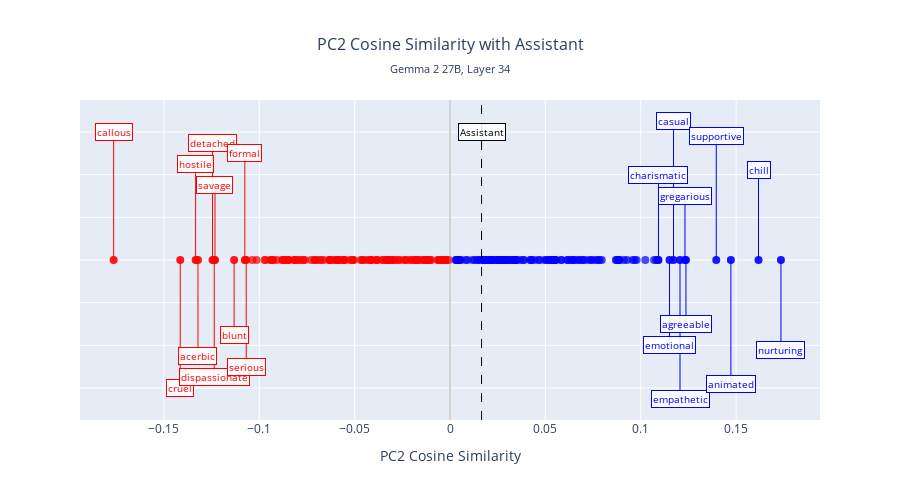
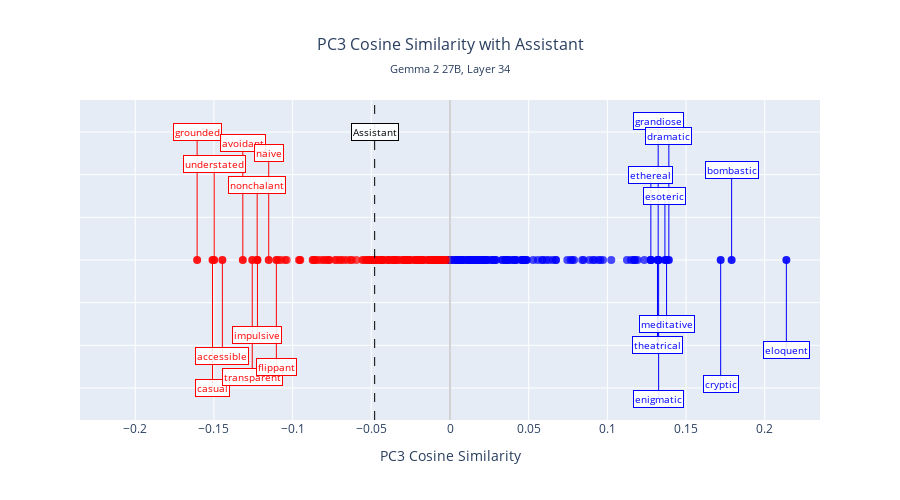
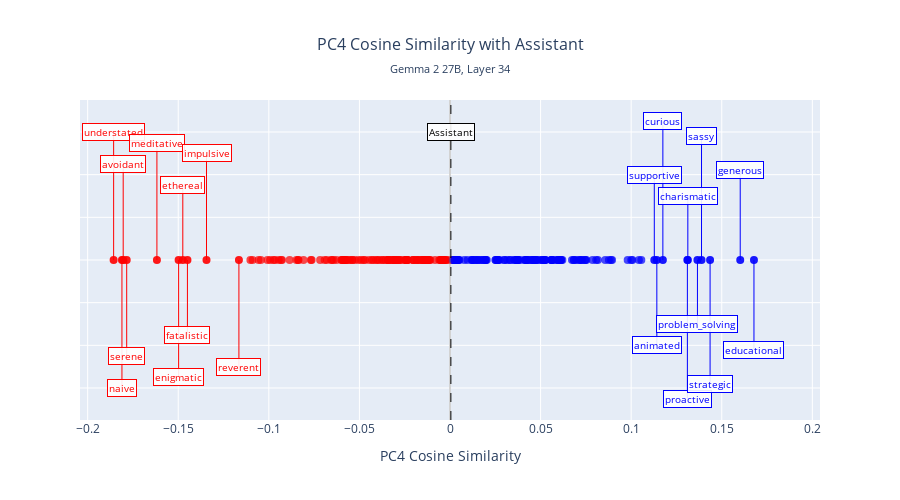
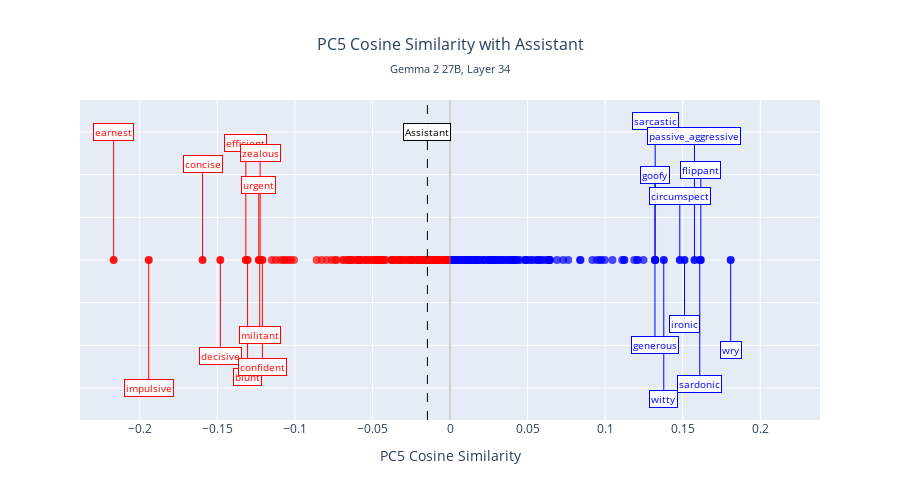

Here is the notebook cell these charts were saved with, in order:
### Code cell
for i in range(1, 10):
    component = i
    fig_neg50_with_mean = plot_pca_cosine_similarity_with_mean(
        pca_transformed=pca_transformed_neg50,
        trait_labels=filtered_pos_neg_50_traits,
        mean_projected=mean_projected_neg50,
        pc_component=component,
        layer=layer,
        color_threshold=0.0
    )
    fig_neg50_with_mean.show()
    fig_neg50_with_mean.write_html(f"./results/pca_240/pc{component+1}_assistant.html")

### Figure 1 — Plotly figure (JSON) as saved in the notebook; plotly's stock layout.template omitted (floating-point values rounded to 4 significant figures; data arrays with more than 128 entries replaced by an {"elided": "..."} marker saying what was removed)
{"data": [{"hovertemplate": "<b>%{text}</b><br>Cosine Similarity: %{x:.3f}<extra></extra>", "marker": {"color": {"elided": "219 str values"}, "opacity": 0.7, "size": 8}, "mode": "markers", "showlegend": false, "text": {"elided": "219 str values"}, "type": "scatter", "x": {"elided": "219 float values"}, "y": {"elided": "219 int values"}}, {"hovertemplate": "<b>%{text}</b><br>Cosine Similarity: %{x:.3f}<extra></extra>", "marker": {"color": ["blue", "red", "red", "blue", "red", "blue", "red", "blue", "blue", "red", "red", "red", "blue", "blue", "blue", "red", "red", "blue", "blue", "red"], "opacity": 0.9, "size": 8}, "mode": "markers", "showlegend": false, "text": ["supportive", "serious", "savage", "nurturing", "hostile", "gregarious", "formal", "empathetic", "emotional", "dispassionate", "detached", "cruel", "chill", "charismatic", "casual", "callous", "blunt", "animated", "agreeable", "acerbic"], "type": "scatter", "x": [0.1396, -0.1068, -0.1232, 0.1735, -0.1334, 0.1232, -0.1076, 0.1206, 0.1151, -0.1236, -0.1245, -0.1414, 0.1617, 0.1093, 0.1172, -0.1763, -0.1132, 0.1473, 0.1237, -0.1321], "y": [1, 1, 1, 1, 1, 1, 1, 1, 1, 1, 1, 1, 1, 1, 1, 1, 1, 1, 1, 1]}, {"hoverinfo": "skip", "line": {"color": "red", "width": 1}, "mode": "lines", "showlegend": false, "type": "scatter", "x": [-0.1763, -0.1763], "y": [1, 1.6]}, {"hoverinfo": "skip", "line": {"color": "red", "width": 1}, "mode": "lines", "showlegend": false, "type": "scatter", "x": [-0.1414, -0.1414], "y": [1, 0.4]}, {"hoverinfo": "skip", "line": {"color": "red", "width": 1}, "mode": "lines", "showlegend": false, "type": "scatter", "x": [-0.1334, -0.1334], "y": [1, 1.45]}, {"hoverinfo": "skip", "line": {"color": "red", "width": 1}, "mode": "lines", "showlegend": false, "type": "scatter", "x": [-0.1321, -0.1321], "y": [1, 0.55]}, {"hoverinfo": "skip", "line": {"color": "red", "width": 1}, "mode": "lines", "showlegend": false, "type": "scatter", "x": [-0.1245, -0.1245], "y": [1, 1.55]}, {"hoverinfo": "skip", "line": {"color": "red", "width": 1}, "mode": "lines", "showlegend": false, "type": "scatter", "x": [-0.1236, -0.1236], "y": [1, 0.45]}, {"hoverinfo": "skip", "line": {"color": "red", "width": 1}, "mode": "lines", "showlegend": false, "type": "scatter", "x": [-0.1232, -0.1232], "y": [1, 1.35]}, {"hoverinfo": "skip", "line": {"color": "red", "width": 1}, "mode": "lines", "showlegend": false, "type": "scatter", "x": [-0.1132, -0.1132], "y": [1, 0.65]}, {"hoverinfo": "skip", "line": {"color": "red", "width": 1}, "mode": "lines", "showlegend": false, "type": "scatter", "x": [-0.1076, -0.1076], "y": [1, 1.5]}, {"hoverinfo": "skip", "line": {"color": "red", "width": 1}, "mode": "lines", "showlegend": false, "type": "scatter", "x": [-0.1068, -0.1068], "y": [1, 0.5]}, {"hoverinfo": "skip", "line": {"color": "blue", "width": 1}, "mode": "lines", "showlegend": false, "type": "scatter", "x": [0.1093, 0.1093], "y": [1, 1.4]}, {"hoverinfo": "skip", "line": {"color": "blue", "width": 1}, "mode": "lines", "showlegend": false, "type": "scatter", "x": [0.1151, 0.1151], "y": [1, 0.6]}, {"hoverinfo": "skip", "line": {"color": "blue", "width": 1}, "mode": "lines", "showlegend": false, "type": "scatter", "x": [0.1172, 0.1172], "y": [1, 1.65]}, {"hoverinfo": "skip", "line": {"color": "blue", "width": 1}, "mode": "lines", "showlegend": false, "type": "scatter", "x": [0.1206, 0.1206], "y": [1, 0.35]}, {"hoverinfo": "skip", "line": {"color": "blue", "width": 1}, "mode": "lines", "showlegend": false, "type": "scatter", "x": [0.1232, 0.1232], "y": [1, 1.3]}, {"hoverinfo": "skip", "line": {"color": "blue", "width": 1}, "mode": "lines", "showlegend": false, "type": "scatter", "x": [0.1237, 0.1237], "y": [1, 0.7]}, {"hoverinfo": "skip", "line": {"color": "blue", "width": 1}, "mode": "lines", "showlegend": false, "type": "scatter", "x": [0.1396, 0.1396], "y": [1, 1.58]}, {"hoverinfo": "skip", "line": {"color": "blue", "width": 1}, "mode": "lines", "showlegend": false, "type": "scatter", "x": [0.1473, 0.1473], "y": [1, 0.42]}, {"hoverinfo": "skip", "line": {"color": "blue", "width": 1}, "mode": "lines", "showlegend": false, "type": "scatter", "x": [0.1617, 0.1617], "y": [1, 1.42]}, {"hoverinfo": "skip", "line": {"color": "blue", "width": 1}, "mode": "lines", "showlegend": false, "type": "scatter", "x": [0.1735, 0.1735], "y": [1, 0.58]}], "layout": {"annotations": [{"bgcolor": "rgba(255, 255, 255, 0.9)", "bordercolor": "red", "borderwidth": 1, "font": {"color": "red", "size": 10}, "showarrow": false, "text": "callous", "x": -0.1763, "y": 1.6}, {"bgcolor": "rgba(255, 255, 255, 0.9)", "bordercolor": "red", "borderwidth": 1, "font": {"color": "red", "size": 10}, "showarrow": false, "text": "cruel", "x": -0.1414, "y": 0.4}, {"bgcolor": "rgba(255, 255, 255, 0.9)", "bordercolor": "red", "borderwidth": 1, "font": {"color": "red", "size": 10}, "showarrow": false, "text": "hostile", "x": -0.1334, "y": 1.45}, {"bgcolor": "rgba(255, 255, 255, 0.9)", "bordercolor": "red", "borderwidth": 1, "font": {"color": "red", "size": 10}, "showarrow": false, "text": "acerbic", "x": -0.1321, "y": 0.55}, {"bgcolor": "rgba(255, 255, 255, 0.9)", "bordercolor": "red", "borderwidth": 1, "font": {"color": "red", "size": 10}, "showarrow": false, "text": "detached", "x": -0.1245, "y": 1.55}, {"bgcolor": "rgba(255, 255, 255, 0.9)", "bordercolor": "red", "borderwidth": 1, "font": {"color": "red", "size": 10}, "showarrow": false, "text": "dispassionate", "x": -0.1236, "y": 0.45}, {"bgcolor": "rgba(255, 255, 255, 0.9)", "bordercolor": "red", "borderwidth": 1, "font": {"color": "red", "size": 10}, "showarrow": false, "text": "savage", "x": -0.1232, "y": 1.35}, {"bgcolor": "rgba(255, 255, 255, 0.9)", "bordercolor": "red", "borderwidth": 1, "font": {"color": "red", "size": 10}, "showarrow": false, "text": "blunt", "x": -0.1132, "y": 0.65}, {"bgcolor": "rgba(255, 255, 255, 0.9)", "bordercolor": "red", "borderwidth": 1, "font": {"color": "red", "size": 10}, "showarrow": false, "text": "formal", "x": -0.1076, "y": 1.5}, {"bgcolor": "rgba(255, 255, 255, 0.9)", "bordercolor": "red", "borderwidth": 1, "font": {"color": "red", "size": 10}, "showarrow": false, "text": "serious", "x": -0.1068, "y": 0.5}, {"bgcolor": "rgba(255, 255, 255, 0.9)", "bordercolor": "blue", "borderwidth": 1, "font": {"color": "blue", "size": 10}, "showarrow": false, "text": "charismatic", "x": 0.1093, "y": 1.4}, {"bgcolor": "rgba(255, 255, 255, 0.9)", "bordercolor": "blue", "borderwidth": 1, "font": {"color": "blue", "size": 10}, "showarrow": false, "text": "emotional", "x": 0.1151, "y": 0.6}, {"bgcolor": "rgba(255, 255, 255, 0.9)", "bordercolor": "blue", "borderwidth": 1, "font": {"color": "blue", "size": 10}, "showarrow": false, "text": "casual", "x": 0.1172, "y": 1.65}, {"bgcolor": "rgba(255, 255, 255, 0.9)", "bordercolor": "blue", "borderwidth": 1, "font": {"color": "blue", "size": 10}, "showarrow": false, "text": "empathetic", "x": 0.1206, "y": 0.35}, {"bgcolor": "rgba(255, 255, 255, 0.9)", "bordercolor": "blue", "borderwidth": 1, "font": {"color": "blue", "size": 10}, "showarrow": false, "text": "gregarious", "x": 0.1232, "y": 1.3}, {"bgcolor": "rgba(255, 255, 255, 0.9)", "bordercolor": "blue", "borderwidth": 1, "font": {"color": "blue", "size": 10}, "showarrow": false, "text": "agreeable", "x": 0.1237, "y": 0.7}, {"bgcolor": "rgba(255, 255, 255, 0.9)", "bordercolor": "blue", "borderwidth": 1, "font": {"color": "blue", "size": 10}, "showarrow": false, "text": "supportive", "x": 0.1396, "y": 1.58}, {"bgcolor": "rgba(255, 255, 255, 0.9)", "bordercolor": "blue", "borderwidth": 1, "font": {"color": "blue", "size": 10}, "showarrow": false, "text": "animated", "x": 0.1473, "y": 0.42}, {"bgcolor": "rgba(255, 255, 255, 0.9)", "bordercolor": "blue", "borderwidth": 1, "font": {"color": "blue", "size": 10}, "showarrow": false, "text": "chill", "x": 0.1617, "y": 1.42}, {"bgcolor": "rgba(255, 255, 255, 0.9)", "bordercolor": "blue", "borderwidth": 1, "font": {"color": "blue", "size": 10}, "showarrow": false, "text": "nurturing", "x": 0.1735, "y": 0.58}, {"bgcolor": "rgba(255, 255, 255, 0.9)", "bordercolor": "black", "borderwidth": 1, "font": {"color": "black", "size": 10}, "showarrow": false, "text": "Assistant", "x": 0.01654, "y": 1.6}], "height": 500, "shapes": [{"line": {"color": "gray", "dash": "solid", "width": 1}, "opacity": 0.7, "type": "line", "x0": 0, "x1": 0, "xref": "x", "y0": 0, "y1": 1, "yref": "y domain"}, {"line": {"color": "black", "dash": "dash", "width": 1}, "opacity": 1, "type": "line", "x0": 0.01654, "x1": 0.01654, "xref": "x", "y0": 0, "y1": 1, "yref": "y domain"}], "showlegend": false, "title": {"font": {"size": 16}, "subtitle": {"text": "Gemma 2 27B, Layer 34"}, "text": "PC2 Cosine Similarity with Assistant", "x": 0.5}, "xaxis": {"range": [-0.194, 0.194], "title": {"text": "PC2 Cosine Similarity"}}, "yaxis": {"range": [0.25, 1.75], "showticklabels": false, "title": {"text": ""}}}}

### Figure 2 — Plotly figure (JSON) as saved in the notebook; plotly's stock layout.template omitted (floating-point values rounded to 4 significant figures; data arrays with more than 128 entries replaced by an {"elided": "..."} marker saying what was removed)
{"data": [{"hovertemplate": "<b>%{text}</b><br>Cosine Similarity: %{x:.3f}<extra></extra>", "marker": {"color": {"elided": "219 str values"}, "opacity": 0.7, "size": 8}, "mode": "markers", "showlegend": false, "text": {"elided": "219 str values"}, "type": "scatter", "x": {"elided": "219 float values"}, "y": {"elided": "219 int values"}}, {"hovertemplate": "<b>%{text}</b><br>Cosine Similarity: %{x:.3f}<extra></extra>", "marker": {"color": ["red", "red", "blue", "red", "red", "blue", "red", "red", "blue", "red", "blue", "blue", "blue", "blue", "blue", "blue", "red", "blue", "red", "red"], "opacity": 0.9, "size": 8}, "mode": "markers", "showlegend": false, "text": ["understated", "transparent", "theatrical", "nonchalant", "naive", "meditative", "impulsive", "grounded", "grandiose", "flippant", "ethereal", "esoteric", "enigmatic", "eloquent", "dramatic", "cryptic", "casual", "bombastic", "avoidant", "accessible"], "type": "scatter", "x": [-0.1498, -0.1257, 0.1318, -0.1225, -0.1152, 0.1376, -0.1223, -0.1607, 0.1323, -0.1103, 0.1276, 0.1366, 0.1326, 0.2137, 0.1391, 0.172, -0.1509, 0.179, -0.1316, -0.1446], "y": [1, 1, 1, 1, 1, 1, 1, 1, 1, 1, 1, 1, 1, 1, 1, 1, 1, 1, 1, 1]}, {"hoverinfo": "skip", "line": {"color": "red", "width": 1}, "mode": "lines", "showlegend": false, "type": "scatter", "x": [-0.1607, -0.1607], "y": [1, 1.6]}, {"hoverinfo": "skip", "line": {"color": "red", "width": 1}, "mode": "lines", "showlegend": false, "type": "scatter", "x": [-0.1509, -0.1509], "y": [1, 0.4]}, {"hoverinfo": "skip", "line": {"color": "red", "width": 1}, "mode": "lines", "showlegend": false, "type": "scatter", "x": [-0.1498, -0.1498], "y": [1, 1.45]}, {"hoverinfo": "skip", "line": {"color": "red", "width": 1}, "mode": "lines", "showlegend": false, "type": "scatter", "x": [-0.1446, -0.1446], "y": [1, 0.55]}, {"hoverinfo": "skip", "line": {"color": "red", "width": 1}, "mode": "lines", "showlegend": false, "type": "scatter", "x": [-0.1316, -0.1316], "y": [1, 1.55]}, {"hoverinfo": "skip", "line": {"color": "red", "width": 1}, "mode": "lines", "showlegend": false, "type": "scatter", "x": [-0.1257, -0.1257], "y": [1, 0.45]}, {"hoverinfo": "skip", "line": {"color": "red", "width": 1}, "mode": "lines", "showlegend": false, "type": "scatter", "x": [-0.1225, -0.1225], "y": [1, 1.35]}, {"hoverinfo": "skip", "line": {"color": "red", "width": 1}, "mode": "lines", "showlegend": false, "type": "scatter", "x": [-0.1223, -0.1223], "y": [1, 0.65]}, {"hoverinfo": "skip", "line": {"color": "red", "width": 1}, "mode": "lines", "showlegend": false, "type": "scatter", "x": [-0.1152, -0.1152], "y": [1, 1.5]}, {"hoverinfo": "skip", "line": {"color": "red", "width": 1}, "mode": "lines", "showlegend": false, "type": "scatter", "x": [-0.1103, -0.1103], "y": [1, 0.5]}, {"hoverinfo": "skip", "line": {"color": "blue", "width": 1}, "mode": "lines", "showlegend": false, "type": "scatter", "x": [0.1276, 0.1276], "y": [1, 1.4]}, {"hoverinfo": "skip", "line": {"color": "blue", "width": 1}, "mode": "lines", "showlegend": false, "type": "scatter", "x": [0.1318, 0.1318], "y": [1, 0.6]}, {"hoverinfo": "skip", "line": {"color": "blue", "width": 1}, "mode": "lines", "showlegend": false, "type": "scatter", "x": [0.1323, 0.1323], "y": [1, 1.65]}, {"hoverinfo": "skip", "line": {"color": "blue", "width": 1}, "mode": "lines", "showlegend": false, "type": "scatter", "x": [0.1326, 0.1326], "y": [1, 0.35]}, {"hoverinfo": "skip", "line": {"color": "blue", "width": 1}, "mode": "lines", "showlegend": false, "type": "scatter", "x": [0.1366, 0.1366], "y": [1, 1.3]}, {"hoverinfo": "skip", "line": {"color": "blue", "width": 1}, "mode": "lines", "showlegend": false, "type": "scatter", "x": [0.1376, 0.1376], "y": [1, 0.7]}, {"hoverinfo": "skip", "line": {"color": "blue", "width": 1}, "mode": "lines", "showlegend": false, "type": "scatter", "x": [0.1391, 0.1391], "y": [1, 1.58]}, {"hoverinfo": "skip", "line": {"color": "blue", "width": 1}, "mode": "lines", "showlegend": false, "type": "scatter", "x": [0.172, 0.172], "y": [1, 0.42]}, {"hoverinfo": "skip", "line": {"color": "blue", "width": 1}, "mode": "lines", "showlegend": false, "type": "scatter", "x": [0.179, 0.179], "y": [1, 1.42]}, {"hoverinfo": "skip", "line": {"color": "blue", "width": 1}, "mode": "lines", "showlegend": false, "type": "scatter", "x": [0.2137, 0.2137], "y": [1, 0.58]}], "layout": {"annotations": [{"bgcolor": "rgba(255, 255, 255, 0.9)", "bordercolor": "red", "borderwidth": 1, "font": {"color": "red", "size": 10}, "showarrow": false, "text": "grounded", "x": -0.1607, "y": 1.6}, {"bgcolor": "rgba(255, 255, 255, 0.9)", "bordercolor": "red", "borderwidth": 1, "font": {"color": "red", "size": 10}, "showarrow": false, "text": "casual", "x": -0.1509, "y": 0.4}, {"bgcolor": "rgba(255, 255, 255, 0.9)", "bordercolor": "red", "borderwidth": 1, "font": {"color": "red", "size": 10}, "showarrow": false, "text": "understated", "x": -0.1498, "y": 1.45}, {"bgcolor": "rgba(255, 255, 255, 0.9)", "bordercolor": "red", "borderwidth": 1, "font": {"color": "red", "size": 10}, "showarrow": false, "text": "accessible", "x": -0.1446, "y": 0.55}, {"bgcolor": "rgba(255, 255, 255, 0.9)", "bordercolor": "red", "borderwidth": 1, "font": {"color": "red", "size": 10}, "showarrow": false, "text": "avoidant", "x": -0.1316, "y": 1.55}, {"bgcolor": "rgba(255, 255, 255, 0.9)", "bordercolor": "red", "borderwidth": 1, "font": {"color": "red", "size": 10}, "showarrow": false, "text": "transparent", "x": -0.1257, "y": 0.45}, {"bgcolor": "rgba(255, 255, 255, 0.9)", "bordercolor": "red", "borderwidth": 1, "font": {"color": "red", "size": 10}, "showarrow": false, "text": "nonchalant", "x": -0.1225, "y": 1.35}, {"bgcolor": "rgba(255, 255, 255, 0.9)", "bordercolor": "red", "borderwidth": 1, "font": {"color": "red", "size": 10}, "showarrow": false, "text": "impulsive", "x": -0.1223, "y": 0.65}, {"bgcolor": "rgba(255, 255, 255, 0.9)", "bordercolor": "red", "borderwidth": 1, "font": {"color": "red", "size": 10}, "showarrow": false, "text": "naive", "x": -0.1152, "y": 1.5}, {"bgcolor": "rgba(255, 255, 255, 0.9)", "bordercolor": "red", "borderwidth": 1, "font": {"color": "red", "size": 10}, "showarrow": false, "text": "flippant", "x": -0.1103, "y": 0.5}, {"bgcolor": "rgba(255, 255, 255, 0.9)", "bordercolor": "blue", "borderwidth": 1, "font": {"color": "blue", "size": 10}, "showarrow": false, "text": "ethereal", "x": 0.1276, "y": 1.4}, {"bgcolor": "rgba(255, 255, 255, 0.9)", "bordercolor": "blue", "borderwidth": 1, "font": {"color": "blue", "size": 10}, "showarrow": false, "text": "theatrical", "x": 0.1318, "y": 0.6}, {"bgcolor": "rgba(255, 255, 255, 0.9)", "bordercolor": "blue", "borderwidth": 1, "font": {"color": "blue", "size": 10}, "showarrow": false, "text": "grandiose", "x": 0.1323, "y": 1.65}, {"bgcolor": "rgba(255, 255, 255, 0.9)", "bordercolor": "blue", "borderwidth": 1, "font": {"color": "blue", "size": 10}, "showarrow": false, "text": "enigmatic", "x": 0.1326, "y": 0.35}, {"bgcolor": "rgba(255, 255, 255, 0.9)", "bordercolor": "blue", "borderwidth": 1, "font": {"color": "blue", "size": 10}, "showarrow": false, "text": "esoteric", "x": 0.1366, "y": 1.3}, {"bgcolor": "rgba(255, 255, 255, 0.9)", "bordercolor": "blue", "borderwidth": 1, "font": {"color": "blue", "size": 10}, "showarrow": false, "text": "meditative", "x": 0.1376, "y": 0.7}, {"bgcolor": "rgba(255, 255, 255, 0.9)", "bordercolor": "blue", "borderwidth": 1, "font": {"color": "blue", "size": 10}, "showarrow": false, "text": "dramatic", "x": 0.1391, "y": 1.58}, {"bgcolor": "rgba(255, 255, 255, 0.9)", "bordercolor": "blue", "borderwidth": 1, "font": {"color": "blue", "size": 10}, "showarrow": false, "text": "cryptic", "x": 0.172, "y": 0.42}, {"bgcolor": "rgba(255, 255, 255, 0.9)", "bordercolor": "blue", "borderwidth": 1, "font": {"color": "blue", "size": 10}, "showarrow": false, "text": "bombastic", "x": 0.179, "y": 1.42}, {"bgcolor": "rgba(255, 255, 255, 0.9)", "bordercolor": "blue", "borderwidth": 1, "font": {"color": "blue", "size": 10}, "showarrow": false, "text": "eloquent", "x": 0.2137, "y": 0.58}, {"bgcolor": "rgba(255, 255, 255, 0.9)", "bordercolor": "black", "borderwidth": 1, "font": {"color": "black", "size": 10}, "showarrow": false, "text": "Assistant", "x": -0.04787, "y": 1.6}], "height": 500, "shapes": [{"line": {"color": "gray", "dash": "solid", "width": 1}, "opacity": 0.7, "type": "line", "x0": 0, "x1": 0, "xref": "x", "y0": 0, "y1": 1, "yref": "y domain"}, {"line": {"color": "black", "dash": "dash", "width": 1}, "opacity": 1, "type": "line", "x0": -0.04787, "x1": -0.04787, "xref": "x", "y0": 0, "y1": 1, "yref": "y domain"}], "showlegend": false, "title": {"font": {"size": 16}, "subtitle": {"text": "Gemma 2 27B, Layer 34"}, "text": "PC3 Cosine Similarity with Assistant", "x": 0.5}, "xaxis": {"range": [-0.2351, 0.2351], "title": {"text": "PC3 Cosine Similarity"}}, "yaxis": {"range": [0.25, 1.75], "showticklabels": false, "title": {"text": ""}}}}

### Figure 3 — Plotly figure (JSON) as saved in the notebook; plotly's stock layout.template omitted (floating-point values rounded to 4 significant figures; data arrays with more than 128 entries replaced by an {"elided": "..."} marker saying what was removed)
{"data": [{"hovertemplate": "<b>%{text}</b><br>Cosine Similarity: %{x:.3f}<extra></extra>", "marker": {"color": {"elided": "219 str values"}, "opacity": 0.7, "size": 8}, "mode": "markers", "showlegend": false, "text": {"elided": "219 str values"}, "type": "scatter", "x": {"elided": "219 float values"}, "y": {"elided": "219 int values"}}, {"hovertemplate": "<b>%{text}</b><br>Cosine Similarity: %{x:.3f}<extra></extra>", "marker": {"color": ["red", "blue", "blue", "red", "blue", "red", "blue", "blue", "red", "red", "red", "blue", "red", "red", "red", "blue", "blue", "blue", "red", "blue"], "opacity": 0.9, "size": 8}, "mode": "markers", "showlegend": false, "text": ["understated", "supportive", "strategic", "serene", "sassy", "reverent", "problem_solving", "proactive", "naive", "meditative", "impulsive", "generous", "fatalistic", "ethereal", "enigmatic", "educational", "curious", "charismatic", "avoidant", "animated"], "type": "scatter", "x": [-0.1857, 0.1128, 0.1436, -0.1784, 0.1388, -0.1165, 0.1366, 0.131, -0.1811, -0.1618, -0.1344, 0.1602, -0.1449, -0.1475, -0.1498, 0.1678, 0.1175, 0.1313, -0.1804, 0.1142], "y": [1, 1, 1, 1, 1, 1, 1, 1, 1, 1, 1, 1, 1, 1, 1, 1, 1, 1, 1, 1]}, {"hoverinfo": "skip", "line": {"color": "red", "width": 1}, "mode": "lines", "showlegend": false, "type": "scatter", "x": [-0.1857, -0.1857], "y": [1, 1.6]}, {"hoverinfo": "skip", "line": {"color": "red", "width": 1}, "mode": "lines", "showlegend": false, "type": "scatter", "x": [-0.1811, -0.1811], "y": [1, 0.4]}, {"hoverinfo": "skip", "line": {"color": "red", "width": 1}, "mode": "lines", "showlegend": false, "type": "scatter", "x": [-0.1804, -0.1804], "y": [1, 1.45]}, {"hoverinfo": "skip", "line": {"color": "red", "width": 1}, "mode": "lines", "showlegend": false, "type": "scatter", "x": [-0.1784, -0.1784], "y": [1, 0.55]}, {"hoverinfo": "skip", "line": {"color": "red", "width": 1}, "mode": "lines", "showlegend": false, "type": "scatter", "x": [-0.1618, -0.1618], "y": [1, 1.55]}, {"hoverinfo": "skip", "line": {"color": "red", "width": 1}, "mode": "lines", "showlegend": false, "type": "scatter", "x": [-0.1498, -0.1498], "y": [1, 0.45]}, {"hoverinfo": "skip", "line": {"color": "red", "width": 1}, "mode": "lines", "showlegend": false, "type": "scatter", "x": [-0.1475, -0.1475], "y": [1, 1.35]}, {"hoverinfo": "skip", "line": {"color": "red", "width": 1}, "mode": "lines", "showlegend": false, "type": "scatter", "x": [-0.1449, -0.1449], "y": [1, 0.65]}, {"hoverinfo": "skip", "line": {"color": "red", "width": 1}, "mode": "lines", "showlegend": false, "type": "scatter", "x": [-0.1344, -0.1344], "y": [1, 1.5]}, {"hoverinfo": "skip", "line": {"color": "red", "width": 1}, "mode": "lines", "showlegend": false, "type": "scatter", "x": [-0.1165, -0.1165], "y": [1, 0.5]}, {"hoverinfo": "skip", "line": {"color": "blue", "width": 1}, "mode": "lines", "showlegend": false, "type": "scatter", "x": [0.1128, 0.1128], "y": [1, 1.4]}, {"hoverinfo": "skip", "line": {"color": "blue", "width": 1}, "mode": "lines", "showlegend": false, "type": "scatter", "x": [0.1142, 0.1142], "y": [1, 0.6]}, {"hoverinfo": "skip", "line": {"color": "blue", "width": 1}, "mode": "lines", "showlegend": false, "type": "scatter", "x": [0.1175, 0.1175], "y": [1, 1.65]}, {"hoverinfo": "skip", "line": {"color": "blue", "width": 1}, "mode": "lines", "showlegend": false, "type": "scatter", "x": [0.131, 0.131], "y": [1, 0.35]}, {"hoverinfo": "skip", "line": {"color": "blue", "width": 1}, "mode": "lines", "showlegend": false, "type": "scatter", "x": [0.1313, 0.1313], "y": [1, 1.3]}, {"hoverinfo": "skip", "line": {"color": "blue", "width": 1}, "mode": "lines", "showlegend": false, "type": "scatter", "x": [0.1366, 0.1366], "y": [1, 0.7]}, {"hoverinfo": "skip", "line": {"color": "blue", "width": 1}, "mode": "lines", "showlegend": false, "type": "scatter", "x": [0.1388, 0.1388], "y": [1, 1.58]}, {"hoverinfo": "skip", "line": {"color": "blue", "width": 1}, "mode": "lines", "showlegend": false, "type": "scatter", "x": [0.1436, 0.1436], "y": [1, 0.42]}, {"hoverinfo": "skip", "line": {"color": "blue", "width": 1}, "mode": "lines", "showlegend": false, "type": "scatter", "x": [0.1602, 0.1602], "y": [1, 1.42]}, {"hoverinfo": "skip", "line": {"color": "blue", "width": 1}, "mode": "lines", "showlegend": false, "type": "scatter", "x": [0.1678, 0.1678], "y": [1, 0.58]}], "layout": {"annotations": [{"bgcolor": "rgba(255, 255, 255, 0.9)", "bordercolor": "red", "borderwidth": 1, "font": {"color": "red", "size": 10}, "showarrow": false, "text": "understated", "x": -0.1857, "y": 1.6}, {"bgcolor": "rgba(255, 255, 255, 0.9)", "bordercolor": "red", "borderwidth": 1, "font": {"color": "red", "size": 10}, "showarrow": false, "text": "naive", "x": -0.1811, "y": 0.4}, {"bgcolor": "rgba(255, 255, 255, 0.9)", "bordercolor": "red", "borderwidth": 1, "font": {"color": "red", "size": 10}, "showarrow": false, "text": "avoidant", "x": -0.1804, "y": 1.45}, {"bgcolor": "rgba(255, 255, 255, 0.9)", "bordercolor": "red", "borderwidth": 1, "font": {"color": "red", "size": 10}, "showarrow": false, "text": "serene", "x": -0.1784, "y": 0.55}, {"bgcolor": "rgba(255, 255, 255, 0.9)", "bordercolor": "red", "borderwidth": 1, "font": {"color": "red", "size": 10}, "showarrow": false, "text": "meditative", "x": -0.1618, "y": 1.55}, {"bgcolor": "rgba(255, 255, 255, 0.9)", "bordercolor": "red", "borderwidth": 1, "font": {"color": "red", "size": 10}, "showarrow": false, "text": "enigmatic", "x": -0.1498, "y": 0.45}, {"bgcolor": "rgba(255, 255, 255, 0.9)", "bordercolor": "red", "borderwidth": 1, "font": {"color": "red", "size": 10}, "showarrow": false, "text": "ethereal", "x": -0.1475, "y": 1.35}, {"bgcolor": "rgba(255, 255, 255, 0.9)", "bordercolor": "red", "borderwidth": 1, "font": {"color": "red", "size": 10}, "showarrow": false, "text": "fatalistic", "x": -0.1449, "y": 0.65}, {"bgcolor": "rgba(255, 255, 255, 0.9)", "bordercolor": "red", "borderwidth": 1, "font": {"color": "red", "size": 10}, "showarrow": false, "text": "impulsive", "x": -0.1344, "y": 1.5}, {"bgcolor": "rgba(255, 255, 255, 0.9)", "bordercolor": "red", "borderwidth": 1, "font": {"color": "red", "size": 10}, "showarrow": false, "text": "reverent", "x": -0.1165, "y": 0.5}, {"bgcolor": "rgba(255, 255, 255, 0.9)", "bordercolor": "blue", "borderwidth": 1, "font": {"color": "blue", "size": 10}, "showarrow": false, "text": "supportive", "x": 0.1128, "y": 1.4}, {"bgcolor": "rgba(255, 255, 255, 0.9)", "bordercolor": "blue", "borderwidth": 1, "font": {"color": "blue", "size": 10}, "showarrow": false, "text": "animated", "x": 0.1142, "y": 0.6}, {"bgcolor": "rgba(255, 255, 255, 0.9)", "bordercolor": "blue", "borderwidth": 1, "font": {"color": "blue", "size": 10}, "showarrow": false, "text": "curious", "x": 0.1175, "y": 1.65}, {"bgcolor": "rgba(255, 255, 255, 0.9)", "bordercolor": "blue", "borderwidth": 1, "font": {"color": "blue", "size": 10}, "showarrow": false, "text": "proactive", "x": 0.131, "y": 0.35}, {"bgcolor": "rgba(255, 255, 255, 0.9)", "bordercolor": "blue", "borderwidth": 1, "font": {"color": "blue", "size": 10}, "showarrow": false, "text": "charismatic", "x": 0.1313, "y": 1.3}, {"bgcolor": "rgba(255, 255, 255, 0.9)", "bordercolor": "blue", "borderwidth": 1, "font": {"color": "blue", "size": 10}, "showarrow": false, "text": "problem_solving", "x": 0.1366, "y": 0.7}, {"bgcolor": "rgba(255, 255, 255, 0.9)", "bordercolor": "blue", "borderwidth": 1, "font": {"color": "blue", "size": 10}, "showarrow": false, "text": "sassy", "x": 0.1388, "y": 1.58}, {"bgcolor": "rgba(255, 255, 255, 0.9)", "bordercolor": "blue", "borderwidth": 1, "font": {"color": "blue", "size": 10}, "showarrow": false, "text": "strategic", "x": 0.1436, "y": 0.42}, {"bgcolor": "rgba(255, 255, 255, 0.9)", "bordercolor": "blue", "borderwidth": 1, "font": {"color": "blue", "size": 10}, "showarrow": false, "text": "generous", "x": 0.1602, "y": 1.42}, {"bgcolor": "rgba(255, 255, 255, 0.9)", "bordercolor": "blue", "borderwidth": 1, "font": {"color": "blue", "size": 10}, "showarrow": false, "text": "educational", "x": 0.1678, "y": 0.58}, {"bgcolor": "rgba(255, 255, 255, 0.9)", "bordercolor": "black", "borderwidth": 1, "font": {"color": "black", "size": 10}, "showarrow": false, "text": "Assistant", "x": 0.0004795, "y": 1.6}], "height": 500, "shapes": [{"line": {"color": "gray", "dash": "solid", "width": 1}, "opacity": 0.7, "type": "line", "x0": 0, "x1": 0, "xref": "x", "y0": 0, "y1": 1, "yref": "y domain"}, {"line": {"color": "black", "dash": "dash", "width": 1}, "opacity": 1, "type": "line", "x0": 0.0004795, "x1": 0.0004795, "xref": "x", "y0": 0, "y1": 1, "yref": "y domain"}], "showlegend": false, "title": {"font": {"size": 16}, "subtitle": {"text": "Gemma 2 27B, Layer 34"}, "text": "PC4 Cosine Similarity with Assistant", "x": 0.5}, "xaxis": {"range": [-0.2042, 0.2042], "title": {"text": "PC4 Cosine Similarity"}}, "yaxis": {"range": [0.25, 1.75], "showticklabels": false, "title": {"text": ""}}}}

### Figure 4 — Plotly figure (JSON) as saved in the notebook; plotly's stock layout.template omitted (floating-point values rounded to 4 significant figures; data arrays with more than 128 entries replaced by an {"elided": "..."} marker saying what was removed)
{"data": [{"hovertemplate": "<b>%{text}</b><br>Cosine Similarity: %{x:.3f}<extra></extra>", "marker": {"color": {"elided": "219 str values"}, "opacity": 0.7, "size": 8}, "mode": "markers", "showlegend": false, "text": {"elided": "219 str values"}, "type": "scatter", "x": {"elided": "219 float values"}, "y": {"elided": "219 int values"}}, {"hovertemplate": "<b>%{text}</b><br>Cosine Similarity: %{x:.3f}<extra></extra>", "marker": {"color": ["red", "blue", "blue", "red", "blue", "blue", "blue", "red", "blue", "red", "blue", "blue", "blue", "red", "red", "red", "red", "red", "blue", "red"], "opacity": 0.9, "size": 8}, "mode": "markers", "showlegend": false, "text": ["zealous", "wry", "witty", "urgent", "sardonic", "sarcastic", "passive_aggressive", "militant", "ironic", "impulsive", "goofy", "generous", "flippant", "efficient", "earnest", "decisive", "confident", "concise", "circumspect", "blunt"], "type": "scatter", "x": [-0.1224, 0.1809, 0.1378, -0.1232, 0.161, 0.1323, 0.1576, -0.1226, 0.1512, -0.1942, 0.1321, 0.1321, 0.1617, -0.1316, -0.2168, -0.148, -0.1209, -0.1595, 0.1481, -0.1305], "y": [1, 1, 1, 1, 1, 1, 1, 1, 1, 1, 1, 1, 1, 1, 1, 1, 1, 1, 1, 1]}, {"hoverinfo": "skip", "line": {"color": "red", "width": 1}, "mode": "lines", "showlegend": false, "type": "scatter", "x": [-0.2168, -0.2168], "y": [1, 1.6]}, {"hoverinfo": "skip", "line": {"color": "red", "width": 1}, "mode": "lines", "showlegend": false, "type": "scatter", "x": [-0.1942, -0.1942], "y": [1, 0.4]}, {"hoverinfo": "skip", "line": {"color": "red", "width": 1}, "mode": "lines", "showlegend": false, "type": "scatter", "x": [-0.1595, -0.1595], "y": [1, 1.45]}, {"hoverinfo": "skip", "line": {"color": "red", "width": 1}, "mode": "lines", "showlegend": false, "type": "scatter", "x": [-0.148, -0.148], "y": [1, 0.55]}, {"hoverinfo": "skip", "line": {"color": "red", "width": 1}, "mode": "lines", "showlegend": false, "type": "scatter", "x": [-0.1316, -0.1316], "y": [1, 1.55]}, {"hoverinfo": "skip", "line": {"color": "red", "width": 1}, "mode": "lines", "showlegend": false, "type": "scatter", "x": [-0.1305, -0.1305], "y": [1, 0.45]}, {"hoverinfo": "skip", "line": {"color": "red", "width": 1}, "mode": "lines", "showlegend": false, "type": "scatter", "x": [-0.1232, -0.1232], "y": [1, 1.35]}, {"hoverinfo": "skip", "line": {"color": "red", "width": 1}, "mode": "lines", "showlegend": false, "type": "scatter", "x": [-0.1226, -0.1226], "y": [1, 0.65]}, {"hoverinfo": "skip", "line": {"color": "red", "width": 1}, "mode": "lines", "showlegend": false, "type": "scatter", "x": [-0.1224, -0.1224], "y": [1, 1.5]}, {"hoverinfo": "skip", "line": {"color": "red", "width": 1}, "mode": "lines", "showlegend": false, "type": "scatter", "x": [-0.1209, -0.1209], "y": [1, 0.5]}, {"hoverinfo": "skip", "line": {"color": "blue", "width": 1}, "mode": "lines", "showlegend": false, "type": "scatter", "x": [0.1321, 0.1321], "y": [1, 1.4]}, {"hoverinfo": "skip", "line": {"color": "blue", "width": 1}, "mode": "lines", "showlegend": false, "type": "scatter", "x": [0.1321, 0.1321], "y": [1, 0.6]}, {"hoverinfo": "skip", "line": {"color": "blue", "width": 1}, "mode": "lines", "showlegend": false, "type": "scatter", "x": [0.1323, 0.1323], "y": [1, 1.65]}, {"hoverinfo": "skip", "line": {"color": "blue", "width": 1}, "mode": "lines", "showlegend": false, "type": "scatter", "x": [0.1378, 0.1378], "y": [1, 0.35]}, {"hoverinfo": "skip", "line": {"color": "blue", "width": 1}, "mode": "lines", "showlegend": false, "type": "scatter", "x": [0.1481, 0.1481], "y": [1, 1.3]}, {"hoverinfo": "skip", "line": {"color": "blue", "width": 1}, "mode": "lines", "showlegend": false, "type": "scatter", "x": [0.1512, 0.1512], "y": [1, 0.7]}, {"hoverinfo": "skip", "line": {"color": "blue", "width": 1}, "mode": "lines", "showlegend": false, "type": "scatter", "x": [0.1576, 0.1576], "y": [1, 1.58]}, {"hoverinfo": "skip", "line": {"color": "blue", "width": 1}, "mode": "lines", "showlegend": false, "type": "scatter", "x": [0.161, 0.161], "y": [1, 0.42]}, {"hoverinfo": "skip", "line": {"color": "blue", "width": 1}, "mode": "lines", "showlegend": false, "type": "scatter", "x": [0.1617, 0.1617], "y": [1, 1.42]}, {"hoverinfo": "skip", "line": {"color": "blue", "width": 1}, "mode": "lines", "showlegend": false, "type": "scatter", "x": [0.1809, 0.1809], "y": [1, 0.58]}], "layout": {"annotations": [{"bgcolor": "rgba(255, 255, 255, 0.9)", "bordercolor": "red", "borderwidth": 1, "font": {"color": "red", "size": 10}, "showarrow": false, "text": "earnest", "x": -0.2168, "y": 1.6}, {"bgcolor": "rgba(255, 255, 255, 0.9)", "bordercolor": "red", "borderwidth": 1, "font": {"color": "red", "size": 10}, "showarrow": false, "text": "impulsive", "x": -0.1942, "y": 0.4}, {"bgcolor": "rgba(255, 255, 255, 0.9)", "bordercolor": "red", "borderwidth": 1, "font": {"color": "red", "size": 10}, "showarrow": false, "text": "concise", "x": -0.1595, "y": 1.45}, {"bgcolor": "rgba(255, 255, 255, 0.9)", "bordercolor": "red", "borderwidth": 1, "font": {"color": "red", "size": 10}, "showarrow": false, "text": "decisive", "x": -0.148, "y": 0.55}, {"bgcolor": "rgba(255, 255, 255, 0.9)", "bordercolor": "red", "borderwidth": 1, "font": {"color": "red", "size": 10}, "showarrow": false, "text": "efficient", "x": -0.1316, "y": 1.55}, {"bgcolor": "rgba(255, 255, 255, 0.9)", "bordercolor": "red", "borderwidth": 1, "font": {"color": "red", "size": 10}, "showarrow": false, "text": "blunt", "x": -0.1305, "y": 0.45}, {"bgcolor": "rgba(255, 255, 255, 0.9)", "bordercolor": "red", "borderwidth": 1, "font": {"color": "red", "size": 10}, "showarrow": false, "text": "urgent", "x": -0.1232, "y": 1.35}, {"bgcolor": "rgba(255, 255, 255, 0.9)", "bordercolor": "red", "borderwidth": 1, "font": {"color": "red", "size": 10}, "showarrow": false, "text": "militant", "x": -0.1226, "y": 0.65}, {"bgcolor": "rgba(255, 255, 255, 0.9)", "bordercolor": "red", "borderwidth": 1, "font": {"color": "red", "size": 10}, "showarrow": false, "text": "zealous", "x": -0.1224, "y": 1.5}, {"bgcolor": "rgba(255, 255, 255, 0.9)", "bordercolor": "red", "borderwidth": 1, "font": {"color": "red", "size": 10}, "showarrow": false, "text": "confident", "x": -0.1209, "y": 0.5}, {"bgcolor": "rgba(255, 255, 255, 0.9)", "bordercolor": "blue", "borderwidth": 1, "font": {"color": "blue", "size": 10}, "showarrow": false, "text": "goofy", "x": 0.1321, "y": 1.4}, {"bgcolor": "rgba(255, 255, 255, 0.9)", "bordercolor": "blue", "borderwidth": 1, "font": {"color": "blue", "size": 10}, "showarrow": false, "text": "generous", "x": 0.1321, "y": 0.6}, {"bgcolor": "rgba(255, 255, 255, 0.9)", "bordercolor": "blue", "borderwidth": 1, "font": {"color": "blue", "size": 10}, "showarrow": false, "text": "sarcastic", "x": 0.1323, "y": 1.65}, {"bgcolor": "rgba(255, 255, 255, 0.9)", "bordercolor": "blue", "borderwidth": 1, "font": {"color": "blue", "size": 10}, "showarrow": false, "text": "witty", "x": 0.1378, "y": 0.35}, {"bgcolor": "rgba(255, 255, 255, 0.9)", "bordercolor": "blue", "borderwidth": 1, "font": {"color": "blue", "size": 10}, "showarrow": false, "text": "circumspect", "x": 0.1481, "y": 1.3}, {"bgcolor": "rgba(255, 255, 255, 0.9)", "bordercolor": "blue", "borderwidth": 1, "font": {"color": "blue", "size": 10}, "showarrow": false, "text": "ironic", "x": 0.1512, "y": 0.7}, {"bgcolor": "rgba(255, 255, 255, 0.9)", "bordercolor": "blue", "borderwidth": 1, "font": {"color": "blue", "size": 10}, "showarrow": false, "text": "passive_aggressive", "x": 0.1576, "y": 1.58}, {"bgcolor": "rgba(255, 255, 255, 0.9)", "bordercolor": "blue", "borderwidth": 1, "font": {"color": "blue", "size": 10}, "showarrow": false, "text": "sardonic", "x": 0.161, "y": 0.42}, {"bgcolor": "rgba(255, 255, 255, 0.9)", "bordercolor": "blue", "borderwidth": 1, "font": {"color": "blue", "size": 10}, "showarrow": false, "text": "flippant", "x": 0.1617, "y": 1.42}, {"bgcolor": "rgba(255, 255, 255, 0.9)", "bordercolor": "blue", "borderwidth": 1, "font": {"color": "blue", "size": 10}, "showarrow": false, "text": "wry", "x": 0.1809, "y": 0.58}, {"bgcolor": "rgba(255, 255, 255, 0.9)", "bordercolor": "black", "borderwidth": 1, "font": {"color": "black", "size": 10}, "showarrow": false, "text": "Assistant", "x": -0.01455, "y": 1.6}], "height": 500, "shapes": [{"line": {"color": "gray", "dash": "solid", "width": 1}, "opacity": 0.7, "type": "line", "x0": 0, "x1": 0, "xref": "x", "y0": 0, "y1": 1, "yref": "y domain"}, {"line": {"color": "black", "dash": "dash", "width": 1}, "opacity": 1, "type": "line", "x0": -0.01455, "x1": -0.01455, "xref": "x", "y0": 0, "y1": 1, "yref": "y domain"}], "showlegend": false, "title": {"font": {"size": 16}, "subtitle": {"text": "Gemma 2 27B, Layer 34"}, "text": "PC5 Cosine Similarity with Assistant", "x": 0.5}, "xaxis": {"range": [-0.2385, 0.2385], "title": {"text": "PC5 Cosine Similarity"}}, "yaxis": {"range": [0.25, 1.75], "showticklabels": false, "title": {"text": ""}}}}
